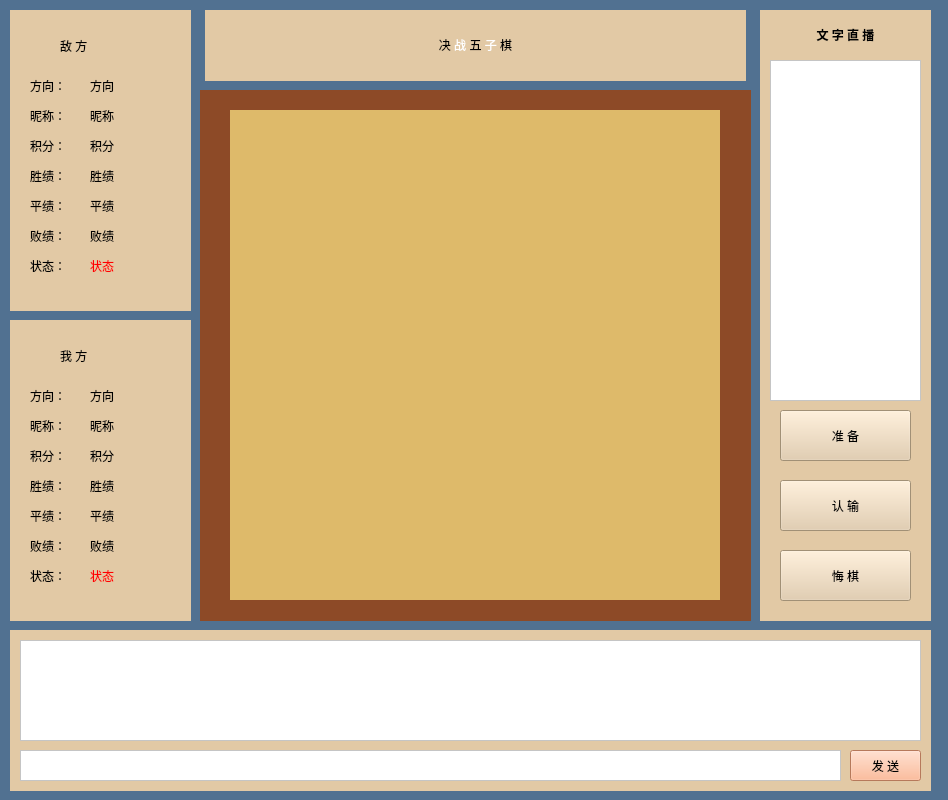
<?xml version="1.0" encoding="UTF-8"?>
<ui version="4.0">
 <class>ChessRoomWindow</class>
 <widget class="QWidget" name="ChessRoomWindow">
  <property name="geometry">
   <rect>
    <x>0</x>
    <y>0</y>
    <width>948</width>
    <height>800</height>
   </rect>
  </property>
  <property name="windowTitle">
   <string>Form</string>
  </property>
  <property name="styleSheet">
   <string notr="true">background-color: #517191;</string>
  </property>
  <widget class="QLabel" name="RoomTitle">
   <property name="geometry">
    <rect>
     <x>205</x>
     <y>10</y>
     <width>541</width>
     <height>71</height>
    </rect>
   </property>
   <property name="styleSheet">
    <string notr="true">background-color: #E2C9A5;


font:75 28pt &quot;微软雅黑&quot;;</string>
   </property>
   <property name="text">
    <string>&lt;html&gt;&lt;head/&gt;&lt;body&gt;&lt;p&gt;决 &lt;span style=&quot; color:#ffffff;&quot;&gt;战&lt;/span&gt; 五 &lt;span style=&quot; color:#ffffff;&quot;&gt;子&lt;/span&gt; 棋&lt;/p&gt;&lt;/body&gt;&lt;/html&gt;</string>
   </property>
   <property name="alignment">
    <set>Qt::AlignCenter</set>
   </property>
  </widget>
  <widget class="QWidget" name="ChessBoardBackground" native="true">
   <property name="geometry">
    <rect>
     <x>200</x>
     <y>90</y>
     <width>551</width>
     <height>531</height>
    </rect>
   </property>
   <property name="styleSheet">
    <string notr="true">background-color: #8D4A27;</string>
   </property>
   <widget class="QWidget" name="ChessBoard" native="true">
    <property name="geometry">
     <rect>
      <x>30</x>
      <y>20</y>
      <width>490</width>
      <height>490</height>
     </rect>
    </property>
    <property name="styleSheet">
     <string notr="true">background-color: #DEBA6A;</string>
    </property>
   </widget>
  </widget>
  <widget class="QWidget" name="ChatBox" native="true">
   <property name="geometry">
    <rect>
     <x>10</x>
     <y>630</y>
     <width>921</width>
     <height>161</height>
    </rect>
   </property>
   <property name="styleSheet">
    <string notr="true">background-color: #E2C9A5;</string>
   </property>
   <widget class="QTextEdit" name="InputText">
    <property name="geometry">
     <rect>
      <x>10</x>
      <y>120</y>
      <width>821</width>
      <height>31</height>
     </rect>
    </property>
    <property name="styleSheet">
     <string notr="true">background-color: rgb(255, 255, 255);</string>
    </property>
   </widget>
   <widget class="QPushButton" name="SendButton">
    <property name="geometry">
     <rect>
      <x>840</x>
      <y>120</y>
      <width>71</width>
      <height>31</height>
     </rect>
    </property>
    <property name="styleSheet">
     <string notr="true">background-color: rgb(255, 170, 127);
font: 75 11pt &quot;微软雅黑&quot;;</string>
    </property>
    <property name="text">
     <string>发 送</string>
    </property>
   </widget>
   <widget class="QPlainTextEdit" name="MessageText">
    <property name="geometry">
     <rect>
      <x>10</x>
      <y>10</y>
      <width>901</width>
      <height>101</height>
     </rect>
    </property>
    <property name="styleSheet">
     <string notr="true">background-color: rgb(255, 255, 255);</string>
    </property>
   </widget>
  </widget>
  <widget class="QWidget" name="MyInfoBox" native="true">
   <property name="geometry">
    <rect>
     <x>10</x>
     <y>320</y>
     <width>181</width>
     <height>301</height>
    </rect>
   </property>
   <property name="styleSheet">
    <string notr="true">background-color: #E2C9A5;</string>
   </property>
   <widget class="QLabel" name="LabelNickName">
    <property name="geometry">
     <rect>
      <x>20</x>
      <y>90</y>
      <width>51</width>
      <height>31</height>
     </rect>
    </property>
    <property name="styleSheet">
     <string notr="true">font: 12pt &quot;微软雅黑&quot;;</string>
    </property>
    <property name="text">
     <string>昵称：</string>
    </property>
   </widget>
   <widget class="QLabel" name="LabelScore">
    <property name="geometry">
     <rect>
      <x>20</x>
      <y>120</y>
      <width>51</width>
      <height>31</height>
     </rect>
    </property>
    <property name="styleSheet">
     <string notr="true">font: 12pt &quot;微软雅黑&quot;;</string>
    </property>
    <property name="text">
     <string>积分：</string>
    </property>
   </widget>
   <widget class="QLabel" name="LabelWinTime">
    <property name="geometry">
     <rect>
      <x>20</x>
      <y>150</y>
      <width>51</width>
      <height>31</height>
     </rect>
    </property>
    <property name="styleSheet">
     <string notr="true">font: 12pt &quot;微软雅黑&quot;;</string>
    </property>
    <property name="text">
     <string>胜绩：</string>
    </property>
   </widget>
   <widget class="QLabel" name="LabelDrawTime">
    <property name="geometry">
     <rect>
      <x>20</x>
      <y>180</y>
      <width>51</width>
      <height>31</height>
     </rect>
    </property>
    <property name="styleSheet">
     <string notr="true">font: 12pt &quot;微软雅黑&quot;;</string>
    </property>
    <property name="text">
     <string>平绩：</string>
    </property>
   </widget>
   <widget class="QLabel" name="LabelLoseTime">
    <property name="geometry">
     <rect>
      <x>20</x>
      <y>210</y>
      <width>51</width>
      <height>31</height>
     </rect>
    </property>
    <property name="styleSheet">
     <string notr="true">font: 12pt &quot;微软雅黑&quot;;</string>
    </property>
    <property name="text">
     <string>败绩：</string>
    </property>
   </widget>
   <widget class="QLabel" name="Draw">
    <property name="geometry">
     <rect>
      <x>80</x>
      <y>180</y>
      <width>81</width>
      <height>31</height>
     </rect>
    </property>
    <property name="styleSheet">
     <string notr="true">font: 12pt &quot;微软雅黑&quot;;</string>
    </property>
    <property name="text">
     <string>平绩</string>
    </property>
   </widget>
   <widget class="QLabel" name="NickName">
    <property name="geometry">
     <rect>
      <x>80</x>
      <y>90</y>
      <width>81</width>
      <height>31</height>
     </rect>
    </property>
    <property name="styleSheet">
     <string notr="true">font: 12pt &quot;微软雅黑&quot;;</string>
    </property>
    <property name="text">
     <string>昵称</string>
    </property>
   </widget>
   <widget class="QLabel" name="Score">
    <property name="geometry">
     <rect>
      <x>80</x>
      <y>120</y>
      <width>81</width>
      <height>31</height>
     </rect>
    </property>
    <property name="styleSheet">
     <string notr="true">font: 12pt &quot;微软雅黑&quot;;</string>
    </property>
    <property name="text">
     <string>积分</string>
    </property>
   </widget>
   <widget class="QLabel" name="LoseTime">
    <property name="geometry">
     <rect>
      <x>80</x>
      <y>210</y>
      <width>81</width>
      <height>31</height>
     </rect>
    </property>
    <property name="styleSheet">
     <string notr="true">font: 12pt &quot;微软雅黑&quot;;</string>
    </property>
    <property name="text">
     <string>败绩</string>
    </property>
   </widget>
   <widget class="QLabel" name="WinTime">
    <property name="geometry">
     <rect>
      <x>80</x>
      <y>150</y>
      <width>81</width>
      <height>31</height>
     </rect>
    </property>
    <property name="styleSheet">
     <string notr="true">font: 12pt &quot;微软雅黑&quot;;</string>
    </property>
    <property name="text">
     <string>胜绩</string>
    </property>
   </widget>
   <widget class="QLabel" name="LabelSide">
    <property name="geometry">
     <rect>
      <x>20</x>
      <y>60</y>
      <width>51</width>
      <height>31</height>
     </rect>
    </property>
    <property name="styleSheet">
     <string notr="true">font: 12pt &quot;微软雅黑&quot;;</string>
    </property>
    <property name="text">
     <string>方向：</string>
    </property>
   </widget>
   <widget class="QLabel" name="Side">
    <property name="geometry">
     <rect>
      <x>80</x>
      <y>60</y>
      <width>81</width>
      <height>31</height>
     </rect>
    </property>
    <property name="styleSheet">
     <string notr="true">font: 12pt &quot;微软雅黑&quot;;</string>
    </property>
    <property name="text">
     <string>方向</string>
    </property>
   </widget>
   <widget class="QLabel" name="State">
    <property name="geometry">
     <rect>
      <x>80</x>
      <y>240</y>
      <width>81</width>
      <height>31</height>
     </rect>
    </property>
    <property name="styleSheet">
     <string notr="true">font: 12pt &quot;微软雅黑&quot;;
color: rgb(255, 0, 0);</string>
    </property>
    <property name="text">
     <string>状态</string>
    </property>
   </widget>
   <widget class="QLabel" name="LabelState">
    <property name="geometry">
     <rect>
      <x>20</x>
      <y>240</y>
      <width>51</width>
      <height>31</height>
     </rect>
    </property>
    <property name="styleSheet">
     <string notr="true">font: 12pt &quot;微软雅黑&quot;;</string>
    </property>
    <property name="text">
     <string>状态：</string>
    </property>
   </widget>
   <widget class="QLabel" name="LabelState_3">
    <property name="geometry">
     <rect>
      <x>50</x>
      <y>20</y>
      <width>51</width>
      <height>31</height>
     </rect>
    </property>
    <property name="styleSheet">
     <string notr="true">font: 16pt &quot;微软雅黑&quot;;</string>
    </property>
    <property name="text">
     <string>我 方</string>
    </property>
   </widget>
  </widget>
  <widget class="QWidget" name="ControlBox" native="true">
   <property name="geometry">
    <rect>
     <x>760</x>
     <y>10</y>
     <width>171</width>
     <height>611</height>
    </rect>
   </property>
   <property name="styleSheet">
    <string notr="true">background-color: #E2C9A5;</string>
   </property>
   <widget class="QPushButton" name="ReadyButton">
    <property name="geometry">
     <rect>
      <x>20</x>
      <y>400</y>
      <width>131</width>
      <height>51</height>
     </rect>
    </property>
    <property name="styleSheet">
     <string notr="true">font: 16pt &quot;微软雅黑&quot;;</string>
    </property>
    <property name="text">
     <string>准 备</string>
    </property>
   </widget>
   <widget class="QPushButton" name="AdmitDefeatButton">
    <property name="geometry">
     <rect>
      <x>20</x>
      <y>470</y>
      <width>131</width>
      <height>51</height>
     </rect>
    </property>
    <property name="styleSheet">
     <string notr="true">font: 16pt &quot;微软雅黑&quot;;</string>
    </property>
    <property name="text">
     <string>认 输</string>
    </property>
   </widget>
   <widget class="QPushButton" name="UndoButton">
    <property name="geometry">
     <rect>
      <x>20</x>
      <y>540</y>
      <width>131</width>
      <height>51</height>
     </rect>
    </property>
    <property name="styleSheet">
     <string notr="true">font: 16pt &quot;微软雅黑&quot; ;</string>
    </property>
    <property name="text">
     <string>悔 棋</string>
    </property>
   </widget>
   <widget class="QPlainTextEdit" name="LiveText">
    <property name="geometry">
     <rect>
      <x>10</x>
      <y>50</y>
      <width>151</width>
      <height>341</height>
     </rect>
    </property>
    <property name="styleSheet">
     <string notr="true">background-color: rgb(255, 255, 255);
font: 10pt &quot;微软雅黑&quot;;</string>
    </property>
    <property name="readOnly">
     <bool>true</bool>
    </property>
    <property name="plainText">
     <string/>
    </property>
   </widget>
   <widget class="QLabel" name="LiveTitle">
    <property name="geometry">
     <rect>
      <x>10</x>
      <y>10</y>
      <width>151</width>
      <height>31</height>
     </rect>
    </property>
    <property name="styleSheet">
     <string notr="true">font: 13pt &quot;微软雅黑&quot;;</string>
    </property>
    <property name="text">
     <string>&lt;html&gt;&lt;head/&gt;&lt;body&gt;&lt;p&gt;&lt;span style=&quot; font-weight:600;&quot;&gt;文 字 直 播&lt;/span&gt;&lt;/p&gt;&lt;/body&gt;&lt;/html&gt;</string>
    </property>
    <property name="alignment">
     <set>Qt::AlignCenter</set>
    </property>
   </widget>
  </widget>
  <widget class="QWidget" name="EnemyInfoBox" native="true">
   <property name="geometry">
    <rect>
     <x>10</x>
     <y>10</y>
     <width>181</width>
     <height>301</height>
    </rect>
   </property>
   <property name="styleSheet">
    <string notr="true">background-color: #E2C9A5;</string>
   </property>
   <widget class="QLabel" name="LabelNickName_2">
    <property name="geometry">
     <rect>
      <x>20</x>
      <y>90</y>
      <width>51</width>
      <height>31</height>
     </rect>
    </property>
    <property name="styleSheet">
     <string notr="true">font: 12pt &quot;微软雅黑&quot;;</string>
    </property>
    <property name="text">
     <string>昵称：</string>
    </property>
   </widget>
   <widget class="QLabel" name="LabelScore_2">
    <property name="geometry">
     <rect>
      <x>20</x>
      <y>120</y>
      <width>51</width>
      <height>31</height>
     </rect>
    </property>
    <property name="styleSheet">
     <string notr="true">font: 12pt &quot;微软雅黑&quot;;</string>
    </property>
    <property name="text">
     <string>积分：</string>
    </property>
   </widget>
   <widget class="QLabel" name="LabelWinTime_2">
    <property name="geometry">
     <rect>
      <x>20</x>
      <y>150</y>
      <width>51</width>
      <height>31</height>
     </rect>
    </property>
    <property name="styleSheet">
     <string notr="true">font: 12pt &quot;微软雅黑&quot;;</string>
    </property>
    <property name="text">
     <string>胜绩：</string>
    </property>
   </widget>
   <widget class="QLabel" name="LabelDrawTime_2">
    <property name="geometry">
     <rect>
      <x>20</x>
      <y>180</y>
      <width>51</width>
      <height>31</height>
     </rect>
    </property>
    <property name="styleSheet">
     <string notr="true">font: 12pt &quot;微软雅黑&quot;;</string>
    </property>
    <property name="text">
     <string>平绩：</string>
    </property>
   </widget>
   <widget class="QLabel" name="LabelLoseTime_2">
    <property name="geometry">
     <rect>
      <x>20</x>
      <y>210</y>
      <width>51</width>
      <height>31</height>
     </rect>
    </property>
    <property name="styleSheet">
     <string notr="true">font: 12pt &quot;微软雅黑&quot;;</string>
    </property>
    <property name="text">
     <string>败绩：</string>
    </property>
   </widget>
   <widget class="QLabel" name="EnemyDrawTime">
    <property name="geometry">
     <rect>
      <x>80</x>
      <y>180</y>
      <width>81</width>
      <height>31</height>
     </rect>
    </property>
    <property name="styleSheet">
     <string notr="true">font: 12pt &quot;微软雅黑&quot;;</string>
    </property>
    <property name="text">
     <string>平绩</string>
    </property>
   </widget>
   <widget class="QLabel" name="EnemyNickName">
    <property name="geometry">
     <rect>
      <x>80</x>
      <y>90</y>
      <width>81</width>
      <height>31</height>
     </rect>
    </property>
    <property name="styleSheet">
     <string notr="true">font: 12pt &quot;微软雅黑&quot;;</string>
    </property>
    <property name="text">
     <string>昵称</string>
    </property>
   </widget>
   <widget class="QLabel" name="EnemyScore">
    <property name="geometry">
     <rect>
      <x>80</x>
      <y>120</y>
      <width>81</width>
      <height>31</height>
     </rect>
    </property>
    <property name="styleSheet">
     <string notr="true">font: 12pt &quot;微软雅黑&quot;;</string>
    </property>
    <property name="text">
     <string>积分</string>
    </property>
   </widget>
   <widget class="QLabel" name="EnemyLoseTime">
    <property name="geometry">
     <rect>
      <x>80</x>
      <y>210</y>
      <width>81</width>
      <height>31</height>
     </rect>
    </property>
    <property name="styleSheet">
     <string notr="true">font: 12pt &quot;微软雅黑&quot;;</string>
    </property>
    <property name="text">
     <string>败绩</string>
    </property>
   </widget>
   <widget class="QLabel" name="EnemyWinTime">
    <property name="geometry">
     <rect>
      <x>80</x>
      <y>150</y>
      <width>81</width>
      <height>31</height>
     </rect>
    </property>
    <property name="styleSheet">
     <string notr="true">font: 12pt &quot;微软雅黑&quot;;</string>
    </property>
    <property name="text">
     <string>胜绩</string>
    </property>
   </widget>
   <widget class="QLabel" name="LabelSide_2">
    <property name="geometry">
     <rect>
      <x>20</x>
      <y>60</y>
      <width>51</width>
      <height>31</height>
     </rect>
    </property>
    <property name="styleSheet">
     <string notr="true">font: 12pt &quot;微软雅黑&quot;;</string>
    </property>
    <property name="text">
     <string>方向：</string>
    </property>
   </widget>
   <widget class="QLabel" name="EnemySide">
    <property name="geometry">
     <rect>
      <x>80</x>
      <y>60</y>
      <width>81</width>
      <height>31</height>
     </rect>
    </property>
    <property name="styleSheet">
     <string notr="true">font: 12pt &quot;微软雅黑&quot;;</string>
    </property>
    <property name="text">
     <string>方向</string>
    </property>
   </widget>
   <widget class="QLabel" name="EnemyState">
    <property name="geometry">
     <rect>
      <x>80</x>
      <y>240</y>
      <width>81</width>
      <height>31</height>
     </rect>
    </property>
    <property name="styleSheet">
     <string notr="true">font: 12pt &quot;微软雅黑&quot;;
color: rgb(255, 0, 0);</string>
    </property>
    <property name="text">
     <string>状态</string>
    </property>
   </widget>
   <widget class="QLabel" name="LabelState_2">
    <property name="geometry">
     <rect>
      <x>20</x>
      <y>240</y>
      <width>51</width>
      <height>31</height>
     </rect>
    </property>
    <property name="styleSheet">
     <string notr="true">font: 12pt &quot;微软雅黑&quot;;</string>
    </property>
    <property name="text">
     <string>状态：</string>
    </property>
   </widget>
   <widget class="QLabel" name="LabelState_4">
    <property name="geometry">
     <rect>
      <x>50</x>
      <y>20</y>
      <width>51</width>
      <height>31</height>
     </rect>
    </property>
    <property name="styleSheet">
     <string notr="true">font: 16pt &quot;微软雅黑&quot;;</string>
    </property>
    <property name="text">
     <string>敌 方</string>
    </property>
   </widget>
   <zorder>LabelNickName_2</zorder>
   <zorder>LabelScore_2</zorder>
   <zorder>LabelWinTime_2</zorder>
   <zorder>LabelLoseTime_2</zorder>
   <zorder>EnemyDrawTime</zorder>
   <zorder>EnemyNickName</zorder>
   <zorder>EnemyScore</zorder>
   <zorder>EnemyLoseTime</zorder>
   <zorder>EnemyWinTime</zorder>
   <zorder>LabelSide_2</zorder>
   <zorder>EnemySide</zorder>
   <zorder>EnemyState</zorder>
   <zorder>LabelState_2</zorder>
   <zorder>LabelDrawTime_2</zorder>
   <zorder>LabelState_4</zorder>
  </widget>
 </widget>
 <tabstops>
  <tabstop>InputText</tabstop>
  <tabstop>SendButton</tabstop>
  <tabstop>MessageText</tabstop>
  <tabstop>ReadyButton</tabstop>
  <tabstop>AdmitDefeatButton</tabstop>
  <tabstop>UndoButton</tabstop>
  <tabstop>LiveText</tabstop>
 </tabstops>
 <resources/>
 <connections/>
</ui>
